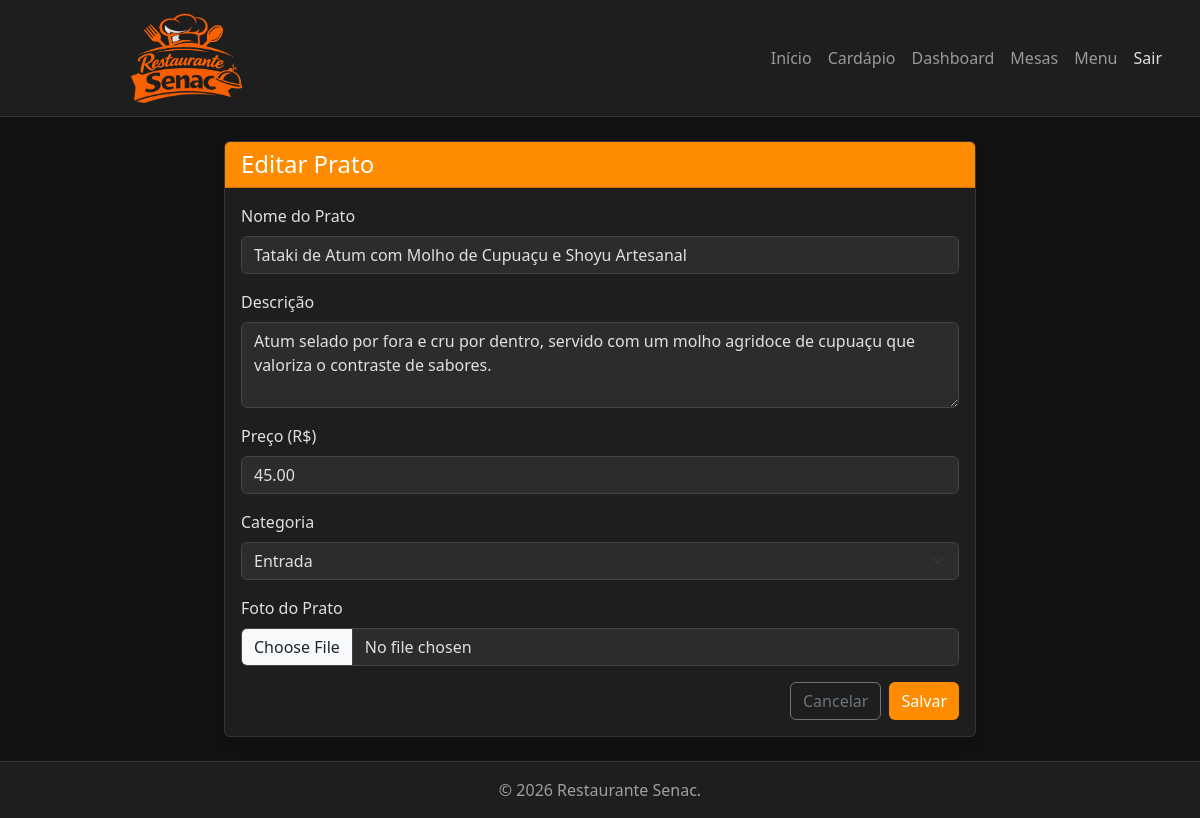
The app's page /pratos/8/editar/ (signed in) with its own data.
### restaurant/models.py (models this page shows, shortened)
class Prato(models.Model):
    CATEGORIA_CHOICES = [
        ('ENTRADA', 'Entrada'),
        ('PRINCIPAL', 'Prato Principal'),
        ('BEBIDA', 'Bebida'),
        ('SOBREMESA', 'Sobremesa'),
    ]
    nome = models.CharField(max_length=100, verbose_name="Nome do Prato")
    descricao = models.TextField(verbose_name="Descrição")
    preco = models.DecimalField(max_digits=10, decimal_places=2, verbose_name="Preço (R$)")
    categoria = models.CharField(max_length=20, choices=CATEGORIA_CHOICES, verbose_name="Categoria")
    imagem = models.ImageField(upload_to='pratos/', blank=True, null=True, verbose_name="Foto do Prato")

### restaurant/views.py (the view)
# urls.py: path('pratos/<int:pk>/editar/', PratoUpdateView.as_view(), name='prato_update'),
class PratoUpdateView(LoginRequiredMixin, UpdateView):
    model = Prato
    form_class = PratoForm
    template_name = 'restaurant/prato_form.html'
    success_url = reverse_lazy('prato_list')

### restaurant/forms.py
class PratoForm(forms.ModelForm):
    class Meta:
        model = Prato
        fields = ['nome', 'descricao', 'preco', 'categoria', 'imagem']
        widgets = {
            'nome': forms.TextInput(attrs={'class': 'form-control', 'placeholder': 'Nome do prato'}),
            'descricao': forms.Textarea(attrs={'class': 'form-control', 'rows': 3, 'placeholder': 'Descrição detalhada'}),
            'preco': forms.NumberInput(attrs={'class': 'form-control', 'step': '0.01', 'placeholder': '0.00'}),
            'categoria': forms.Select(attrs={'class': 'form-select'}),
            'imagem': forms.FileInput(attrs={'class': 'form-control'}),
        }

### templates/restaurant/prato_form.html (shortened to what this page needs)
{% extends 'base.html' %}
{% block content %}
<div class="row justify-content-center">
    <div class="col-md-8">
        <div class="card shadow">
            <div class="card-header bg-orange text-white">
                <h4 class="mb-0">{% if form.instance.pk %}Editar Prato{% else %}Novo Prato{% endif %}</h4>
            </div>
            <div class="card-body">
                <form method="post" enctype="multipart/form-data">
                    {% for field in form %}
                    <div class="mb-3">
                        <label for="{{ field.id_for_label }}" class="form-label">{{ field.label }}</label>
                        {{ field }}
                    </div>
                    {% endfor %}
                    <div class="d-flex justify-content-end">
                        <a href="{% url 'prato_list' %}" class="btn btn-outline-secondary me-2">Cancelar</a>
                        <button type="submit" class="btn btn-orange">Salvar</button>
                    </div>
                </form>
            </div>
        </div>
    </div>
</div>
{% endblock %}

### static/css/styles.css (style rules this page uses)
:root { --bg-dark: #121212; --bg-card: #1e1e1e; --primary-orange: #FF8C00; --text-light: #e0e0e0; --text-muted: #a0a0a0; }
body { background-color: var(--bg-dark); color: var(--text-light); min-height: 100vh; display: flex; flex-direction: column; }
.bg-orange { background-color: var(--primary-orange) !important; }
.btn-orange { background-color: var(--primary-orange); color: white; border: none; font-weight: 500; }
.card { background-color: var(--bg-card); border: 1px solid #333; }
label { color: #e0e0e0; }
.form-control, .form-select { background-color: #2c2c2c; border: 1px solid #444; color: var(--text-light); }

### records on screen
Prato: form "Tataki de Atum com Molho de Cupuaçu e Shoyu Artesanal" "Atum selado por fora e cru por dentro, servido com um molho agridoce de cupuaçu que valoriza o contraste de sabores." "45.00" "Entrada"

### other values on screen
{{ field.label }} "Nome do Prato" "Descrição" "Preço (R$)" "Categoria" "Foto do Prato"
